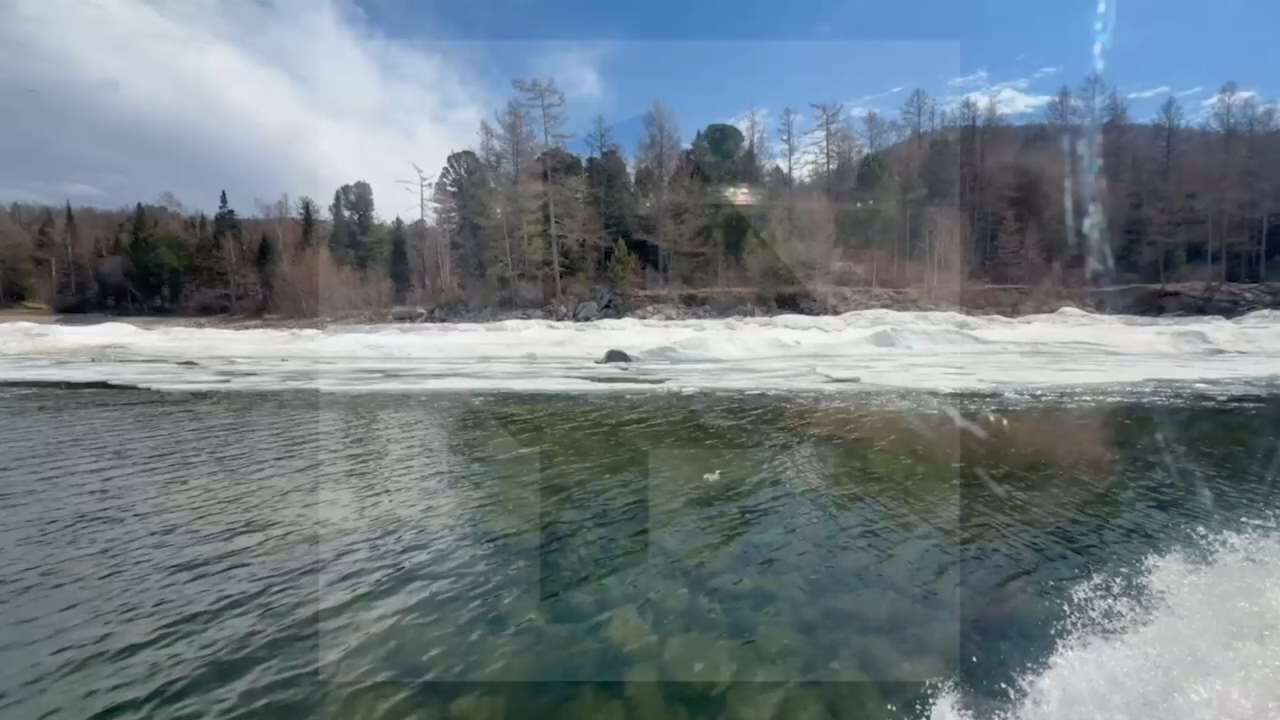
#> input picture data/frames/frame_001.png, 1280 x 720 px; its folder holds 4 pictures in this run; the run also reads 1 picture not shown here
$ python __main__.py   (older library calls are emulated)
#> lines starting #> are read from the running program, lines starting #| are printed output that depends on the picture
### fallflow/frames.py
"""Discovery and loading of frame files.

The whole pipeline is built around one idea: frames live in a single flat
directory and are picked up by a glob, so dropping more frames into it (and
re-running the CLI) extends the sequence without touching any code.
"""

from __future__ import annotations

import re
from pathlib import Path

import cv2
import numpy as np

SUPPORTED_SUFFIXES = (".png", ".jpg", ".jpeg", ".bmp", ".tif", ".tiff")

_NUMBER_RE = re.compile(r"(\d+)")


def natural_key(path: Path) -> tuple:
    """Sort key that orders ``frame_2`` before ``frame_10``."""
    parts: list[tuple[int, object]] = []
    for chunk in _NUMBER_RE.split(path.stem):
        parts.append((0, int(chunk)) if chunk.isdigit() else (1, chunk.lower()))
    return tuple(parts)


def discover_frames(directory: str | Path) -> list[Path]:
    """Return frame files in *directory*, sorted in natural (human) order."""
    directory = Path(directory)
    if not directory.is_dir():
        raise NotADirectoryError(f"no such directory: {directory}")
    files = [
        p
        for p in directory.iterdir()
        if p.is_file() and p.suffix.lower() in SUPPORTED_SUFFIXES
    ]
    return sorted(files, key=natural_key)


def load_gray(path: str | Path, scale: float = 1.0) -> np.ndarray:
    """Load a frame as a float32 grayscale image, optionally downscaled.

    ``scale`` is the resize factor (0 < scale <= 1). Flow vectors are always
    reported in *original* pixel units, so downscaling does not change the
    physical meaning of the result.
    """
    if not 0 < scale <= 1:
        raise ValueError(f"scale must be in (0, 1], got {scale}")
    path = Path(path)
    image = cv2.imread(str(path), cv2.IMREAD_GRAYSCALE)
    if image is None:
        raise OSError(f"cannot read image: {path}")
    if scale < 1.0:
        image = cv2.resize(
            image, None, fx=scale, fy=scale, interpolation=cv2.INTER_AREA
        )
    return image.astype(np.float32) / 255.0


# [16 lines left out: functions load_frames, frame_size, not called in this run]


def frame_quality(path: str | Path) -> dict:
    """Cheap per-frame descriptors: exposure, contrast and sharpness.

    Sharpness is the variance of the Laplacian — it collapses under motion
    blur or defocus, and every optical-flow estimator degrades with it, so it
    doubles as a confidence signal for the flow of that frame.
    """
    image = cv2.imread(str(path), cv2.IMREAD_GRAYSCALE)
    if image is None:
        raise OSError(f"cannot read image: {path}")
    blurred = cv2.GaussianBlur(image, (3, 3), 0)
    return {
        "brightness": float(image.mean()),
        "contrast": float(image.std()),
        "sharpness": float(cv2.Laplacian(blurred, cv2.CV_64F).var()),
    }

### fallflow/flow.py
"""Optical flow computation, serialisation and motion statistics."""

from __future__ import annotations

from dataclasses import dataclass, replace
from pathlib import Path

import cv2
import numpy as np

METHODS = ("farneback", "dis")


@dataclass(frozen=True)
class FlowConfig:
    """Parameters of the dense optical flow estimator.

    ``scale`` downsamples frames before matching (speed vs. detail). Output
    vectors are rescaled back, so flow is always in original-pixel units.
    """

    method: str = "farneback"
    scale: float = 1.0
    blur: int = 0  # gaussian kernel size before matching (0 = off, use odd numbers)

    # Farneback
    pyr_scale: float = 0.5
    levels: int = 3
    winsize: int = 15
    iterations: int = 3
    poly_n: int = 5
    poly_sigma: float = 1.2

    # DIS
    preset: str = "medium"  # ultrafast | fast | medium

    def __post_init__(self) -> None:
        if self.method not in METHODS:
            raise ValueError(f"unknown method {self.method!r}, choose from {METHODS}")
        if not 0 < self.scale <= 1:
            raise ValueError(f"scale must be in (0, 1], got {self.scale}")
        if self.preset not in ("ultrafast", "fast", "medium"):
            raise ValueError(f"unknown DIS preset {self.preset!r}")

    def with_scale(self, scale: float) -> "FlowConfig":
        return replace(self, scale=scale)


# [12 lines left out: functions _dis_preset_code, _create_dis, not called in this run]


def compute_flow(
    prev: np.ndarray, next_frame: np.ndarray, cfg: FlowConfig | None = None
) -> np.ndarray:
    """Dense flow from *prev* to *next_frame* as ``float32[H, W, 2]``.

    Channel 0 is horizontal displacement (x), channel 1 vertical (y), in
    pixels of the original frames.
    """
    cfg = cfg or FlowConfig()
    # both estimators need 8-bit single-channel input
    prev_u8 = _to_uint8(prev)
    next_u8 = _to_uint8(next_frame)
    if cfg.blur:
        k = cfg.blur | 1  # force odd
        prev_u8 = cv2.GaussianBlur(prev_u8, (k, k), 0)
        next_u8 = cv2.GaussianBlur(next_u8, (k, k), 0)
    if prev_u8.shape != next_u8.shape:
        raise ValueError(f"frame size mismatch: {prev_u8.shape} vs {next_u8.shape}")

    if cfg.method == "farneback":
        flow = cv2.calcOpticalFlowFarneback(
            prev_u8,
            next_u8,
            None,
            cfg.pyr_scale,
            cfg.levels,
            cfg.winsize,
            cfg.iterations,
            cfg.poly_n,
            cfg.poly_sigma,
            0,
        )
    else:  # dis
        flow = _create_dis(cfg).calc(prev_u8, next_u8, None)

    flow = flow.astype(np.float32)
    if cfg.scale < 1.0:
        flow /= cfg.scale
    return flow


def _to_uint8(image: np.ndarray) -> np.ndarray:
    """DIS expects uint8; accept float images in [0, 1] or [0, 255]."""
    if image.dtype == np.uint8:
        return image
    image = np.nan_to_num(image, copy=False)
    if image.max(initial=0.0) <= 1.0:
        image = image * 255.0
    return np.clip(image, 0, 255).astype(np.uint8)


def polar(flow: np.ndarray) -> tuple[np.ndarray, np.ndarray]:
    """(magnitude, angle in radians) of a flow field."""
    fx, fy = flow[..., 0], flow[..., 1]
    magnitude, angle = cv2.cartToPolar(fx.astype(np.float32), fy.astype(np.float32))
    return magnitude, angle


def flow_stats(flow: np.ndarray, motion_threshold: float = 1.0) -> dict:
    """Scalar summary of a flow field — handy for spotting the interesting pairs."""
    magnitude, angle = polar(flow)
    flat = magnitude.reshape(-1)
    # circular mean of direction: average of unit vectors, weighted by magnitude
    weight = flat
    total = float(weight.sum())
    if total > 0:
        ux = float(np.sum(np.cos(angle.reshape(-1)) * weight) / total)
        uy = float(np.sum(np.sin(angle.reshape(-1)) * weight) / total)
        mean_direction = float(np.degrees(np.arctan2(uy, ux)))
        coherence = float(np.hypot(ux, uy))  # 1 = all motion in one direction
    else:
        mean_direction, coherence = 0.0, 0.0
    return {
        "mean_magnitude": float(flat.mean()),
        "median_magnitude": float(np.median(flat)),
        "p95_magnitude": float(np.percentile(flat, 95)),
        "max_magnitude": float(flat.max()),
        "moving_pixels_pct": float(100.0 * np.mean(flat > motion_threshold)),
        "mean_direction_deg": mean_direction,
        "direction_coherence": coherence,
        "mean_dx": float(flow[..., 0].mean()),
        "mean_dy": float(flow[..., 1].mean()),
    }


def global_shift(
    prev: np.ndarray, next_frame: np.ndarray, max_side: int = 640
) -> dict:
    """Dominant whole-frame translation via phase correlation.

    Independent of the dense estimators: it is one number for the whole frame,
    it cannot be fooled by texture noise the way a per-pixel field can, and it
    does not saturate at large displacements the way Farneback does. Cheap
    (a couple of ms), so it is worth keeping next to the dense flow.
    """
    a, b = _to_uint8(prev), _to_uint8(next_frame)
    h, w = a.shape[:2]
    k = min(1.0, max_side / float(max(h, w)))
    if k < 1.0:
        a = cv2.resize(a, None, fx=k, fy=k, interpolation=cv2.INTER_AREA)
        b = cv2.resize(b, None, fx=k, fy=k, interpolation=cv2.INTER_AREA)
    a = cv2.GaussianBlur(a, (5, 5), 0).astype(np.float32)
    b = cv2.GaussianBlur(b, (5, 5), 0).astype(np.float32)
    window = cv2.createHanningWindow((a.shape[1], a.shape[0]), cv2.CV_32F)
    (dx, dy), response = cv2.phaseCorrelate(a, b, window)
    dx, dy = dx / k, dy / k  # back to original pixels
    return {
        "shift_x": float(dx),
        "shift_y": float(dy),
        "shift_magnitude": float(np.hypot(dx, dy)),
        "shift_response": float(response),
    }


def save_flow(path: str | Path, flow: np.ndarray) -> Path:
    path = Path(path)
    path.parent.mkdir(parents=True, exist_ok=True)
    np.save(path, flow.astype(np.float32))
    return path


def load_flow(path: str | Path) -> np.ndarray:
    return np.load(Path(path)).astype(np.float32)

### fallflow/visualize.py
"""Colour-coding and overlays so a flow field can actually be looked at."""

from __future__ import annotations

import cv2
import numpy as np

from .flow import polar


def flow_to_bgr(
    flow: np.ndarray, max_magnitude: float | None = None, brightness: int = 255
) -> np.ndarray:
    """Standard HSV colour wheel: hue = direction, value = magnitude.

    If ``max_magnitude`` is None the field is normalised to its own maximum,
    which makes every image colourful but hides absolute speed differences.
    Pass a fixed value to compare frames against each other.
    """
    magnitude, angle = polar(flow)
    value = magnitude / max_magnitude if max_magnitude else cv2.normalize(
        magnitude, None, 0, 1, cv2.NORM_MINMAX
    )
    value = np.clip(value, 0, 1) * (brightness / 255.0)

    hsv = np.zeros((*magnitude.shape, 3), np.uint8)
    hsv[..., 0] = np.rint(np.degrees(angle) / 2.0).astype(np.uint8)  # hue 0..179
    hsv[..., 1] = 255
    hsv[..., 2] = np.rint(value * 255).astype(np.uint8)
    return cv2.cvtColor(hsv, cv2.COLOR_HSV2BGR)


# [96 lines left out: functions draw_arrows, side_by_side, montage, _to_uint8, not called in this run]

### fallflow/__main__.py
"""CLI: compute dense optical flow for a directory of frames.

    python -m fallflow --frames data/frames --out outputs

Run it again after dropping more frames into the directory: pairs that are
already computed are skipped, only the new ones are processed.
"""

from __future__ import annotations

import argparse
import csv
import hashlib
import json
import sys
import time
from pathlib import Path

import cv2
import numpy as np

from . import __version__
from .flow import (
    FlowConfig,
    compute_flow,
    flow_stats,
    global_shift,
    load_flow,
    polar,
    save_flow,
)
from .frames import discover_frames, frame_quality, load_gray
from .visualize import draw_arrows, flow_to_bgr, montage

DEFAULT_FRAMES = "data/frames"
DEFAULT_OUT = "outputs"

STAT_FIELDS = (
    "mean_magnitude",
    "shift_magnitude",
    "shift_x",
    "shift_y",
    "shift_response",
    "t_from", "t_to", "dt_s", "speed_px_s", "shift_speed_px_s",
    "median_magnitude",
    "p95_magnitude",
    "max_magnitude",
    "moving_pixels_pct",
    "mean_direction_deg",
    "direction_coherence",
    "mean_dx",
    "mean_dy",
)


def build_parser() -> argparse.ArgumentParser:
    p = argparse.ArgumentParser(
        prog="python -m fallflow",
        description="Dense optical flow over a sequence of frames.",
        formatter_class=argparse.ArgumentDefaultsHelpFormatter,
    )
    p.add_argument("--frames", default=DEFAULT_FRAMES, help="directory with frames")
    p.add_argument("--out", default=DEFAULT_OUT, help="output directory")
    p.add_argument(
        "--method",
        default="farneback",
        choices=["farneback", "dis"],
        help="flow estimator",
    )
    p.add_argument(
        "--scale",
        type=float,
        default=1.0,
        help="downscale factor before matching (flow is rescaled back)",
    )
    p.add_argument(
        "--levels",
        type=int,
        default=3,
        help="Farneback pyramid levels (more = larger displacements)",
    )
    p.add_argument(
        "--winsize",
        type=int,
        default=15,
        help="Farneback averaging window (odd, larger = smoother/robuster)",
    )
    p.add_argument(
        "--iterations", type=int, default=3, help="Farneback iterations per level"
    )
    p.add_argument(
        "--blur",
        type=int,
        default=0,
        help="gaussian blur kernel before matching (odd, 0 = off)",
    )
    p.add_argument(
        "--fps",
        type=float,
        default=0.0,
        help="source frame rate (0 = unknown): adds seconds and px/s columns",
    )
    p.add_argument(
        "--stride", type=int, default=1, help="compare frame i with i+stride"
    )
    p.add_argument("--limit", type=int, default=0, help="max number of pairs (0 = all)")
    p.add_argument(
        "--arrow-step", type=int, default=0, help="also save arrow overlay (grid step)"
    )
    p.add_argument(
        "--max-magnitude",
        type=float,
        default=0.0,
        help="fixed colour scale for HSV images (0 = auto per pair)",
    )
    p.add_argument(
        "--viz-normalize",
        choices=["max", "p99", "p95"],
        default="p99",
        help="auto colour scale: by max magnitude or a percentile (brighter)",
    )
    p.add_argument(
        "--montage",
        action="store_true",
        help="also build a contact sheet of all visualisations",
    )
    p.add_argument("--montage-cols", type=int, default=5, help="columns in the montage")
    p.add_argument(
        "--no-frame-quality",
        action="store_true",
        help="skip the per-frame exposure/contrast/sharpness dump",
    )
    p.add_argument("--no-flow", action="store_true", help="do not save .npy fields")
    p.add_argument("--no-viz", action="store_true", help="do not save visualisations")
    p.add_argument(
        "--overwrite", action="store_true", help="recompute already computed pairs"
    )
    p.add_argument("--dry-run", action="store_true", help="only list what would run")
    p.add_argument("--quiet", action="store_true", help="less console output")
    p.add_argument("--version", action="version", version=f"fallflow {__version__}")
    return p


PERCENTILES = {"p99": 99, "p95": 95}


def with_timing(record: dict, i: int, j: int, fps: float) -> dict:
    """Add seconds and px/s columns when the frame rate is known."""
    if fps and fps > 0:
        dt = (j - i) / fps
        record["dt_s"] = dt
        record["t_from"] = (i - 1) / fps
        record["t_to"] = (j - 1) / fps
        record["speed_px_s"] = record["mean_magnitude"] / dt
        record["shift_speed_px_s"] = record.get("shift_magnitude", 0.0) / dt
    return record


def _colour_scale(flow: np.ndarray, args) -> float | None:
    """Value mapped to full brightness in the HSV image (None = OpenCV auto/max)."""
    if args.max_magnitude:
        return args.max_magnitude
    if args.viz_normalize == "max":
        return None
    magnitude = polar(flow)[0]
    value = float(np.percentile(magnitude, PERCENTILES[args.viz_normalize]))
    return value or None


def pair_name(i: int, j: int) -> str:
    return f"flow_{i:04d}_{j:04d}"


def file_md5(path: Path, chunk: int = 1 << 20) -> str:
    h = hashlib.md5()
    with path.open("rb") as fh:
        for block in iter(lambda: fh.read(chunk), b""):
            h.update(block)
    return h.hexdigest()


def warn_duplicates(paths: list[Path], log) -> None:
    seen: dict[str, list[int]] = {}
    for idx, path in enumerate(paths, start=1):
        seen.setdefault(file_md5(path), []).append(idx)
    dupes = {h: idxs for h, idxs in seen.items() if len(idxs) > 1}
    if not dupes:
        return
    log("! identical frames detected (zero flow between them):")
    for idxs in dupes.values():
        log(f"    frames {idxs}")


def main(argv: list[str] | None = None) -> int:
    args = build_parser().parse_args(argv)

    def log(*msg: object) -> None:
        if not args.quiet:
            print(*msg, flush=True)

    frames_dir = Path(args.frames)
    out_dir = Path(args.out)
    flow_dir = out_dir / "flow"
    viz_dir = out_dir / "viz"

    paths = discover_frames(frames_dir)
    if len(paths) < 2:
        print(f"need at least 2 frames in {frames_dir}, found {len(paths)}", file=sys.stderr)
        return 1

    stride = max(1, args.stride)
    pairs = [(i, i + stride) for i in range(1, len(paths) - stride + 1)]
    if args.limit:
        pairs = pairs[: args.limit]

    log(f"frames      : {len(paths)} in {frames_dir}")
    log(f"pairs       : {len(pairs)} (stride {stride})")
    log(f"method      : {args.method} @ scale {args.scale}")
    if args.fps:
        log(f"timing      : {args.fps:g} fps -> {len(paths) / args.fps:.2f}s of video")

    if args.dry_run:
        for i, j in pairs:
            log(f"  {pair_name(i, j)}: {paths[i - 1].name} -> {paths[j - 1].name}")
        return 0

    warn_duplicates(paths, log)

    cfg = FlowConfig(
        method=args.method,
        scale=args.scale,
        blur=args.blur,
        levels=args.levels,
        winsize=args.winsize | 1,
        iterations=args.iterations,
    )
    if args.method == "farneback":
        log(f"params      : levels={cfg.levels} winsize={cfg.winsize} iterations={cfg.iterations}")
    if args.blur:
        log(f"blur        : {args.blur | 1}x{args.blur | 1}")
    stats_dir = out_dir / "stats"
    rows: list[dict] = []
    started = time.perf_counter()
    skipped = 0

    for n, (i, j) in enumerate(pairs, start=1):
        name = pair_name(i, j)
        flow_path = flow_dir / f"{name}.npy"
        viz_path = viz_dir / f"{name}.png"
        stats_path = stats_dir / f"{name}.json"
        done = (
            (args.no_flow or flow_path.exists())
            and (args.no_viz or viz_path.exists())
            and stats_path.exists()  # stats are needed for the report
        )
        if done and not args.overwrite:
            skipped += 1
            continue

        prev = load_gray(paths[i - 1], cfg.scale)
        curr = load_gray(paths[j - 1], cfg.scale)
        flow = compute_flow(prev, curr, cfg)
        stats = flow_stats(flow)
#> in polar, `magnitude, angle = cv2.cartToPolar(fx.astype(np.float32), fy.astype(np..`:
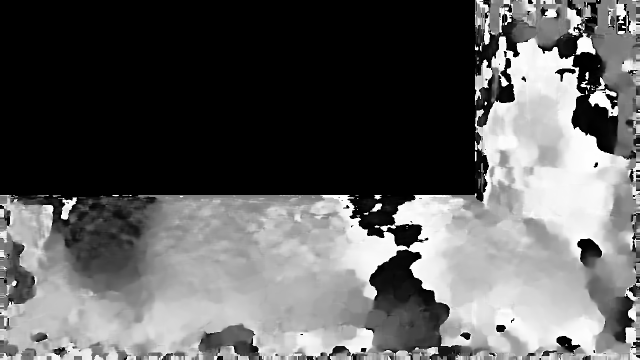
#> angle: shape (720, 1280) float32 (shown at 1/2 size); min 0, max 6.28, mean 2.34; drawn with min black and max white
#> in flow_stats, `total = float(weight.sum())`: total = 111.6
#> in flow_stats, `ux = float(np.sum(np.cos(angle.reshape(-1)) * weight) / total)`: ux = -0.0732
#> in flow_stats, `uy = float(np.sum(np.sin(angle.reshape(-1)) * weight) / total)`: uy = -0.0932
#> in flow_stats, `mean_direction = float(np.degrees(np.arctan2(uy, ux)))`: mean_direction = -128.2
#> in flow_stats, `coherence = float(np.hypot(ux, uy))`: coherence = 0.119
#> stats = 9 items

        if not args.no_flow:
            save_flow(flow_path, flow)
        if not args.no_viz:
            viz_dir.mkdir(parents=True, exist_ok=True)
            cv2.imwrite(str(viz_path), flow_to_bgr(flow, _colour_scale(flow, args)))
#> in _colour_scale, `value = float(np.percentile(magnitude, PERCENTILES[args.viz_normalize]))`: value = 0.000851
#> in flow_to_bgr, `value = np.clip(value, 0, 1) * (brightness / 255.0)`:
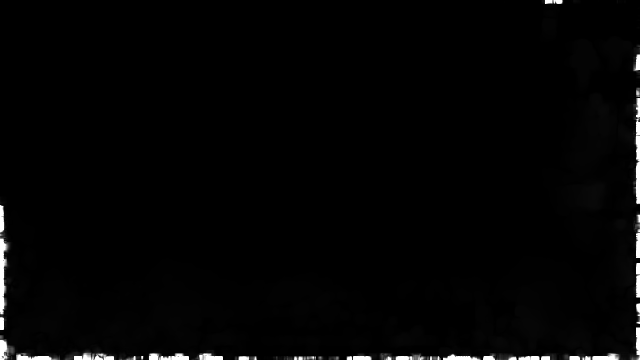
#> value: shape (720, 1280) float32 (shown at 1/2 size); min 0, max 1, mean 0.0167
#> in flow_to_bgr, `hsv[..., 0] = np.rint(np.degrees(angle) / 2.0).astype(np.uint8)`:
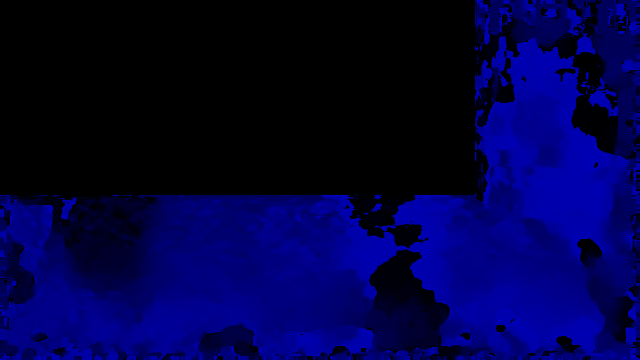
#> hsv: shape (720, 1280, 3) (shown at 1/2 size); mean of channels 0, 1, 2 66.9, 0, 0; drawn as B, G, R
#> in flow_to_bgr, `hsv[..., 1] = 255`:
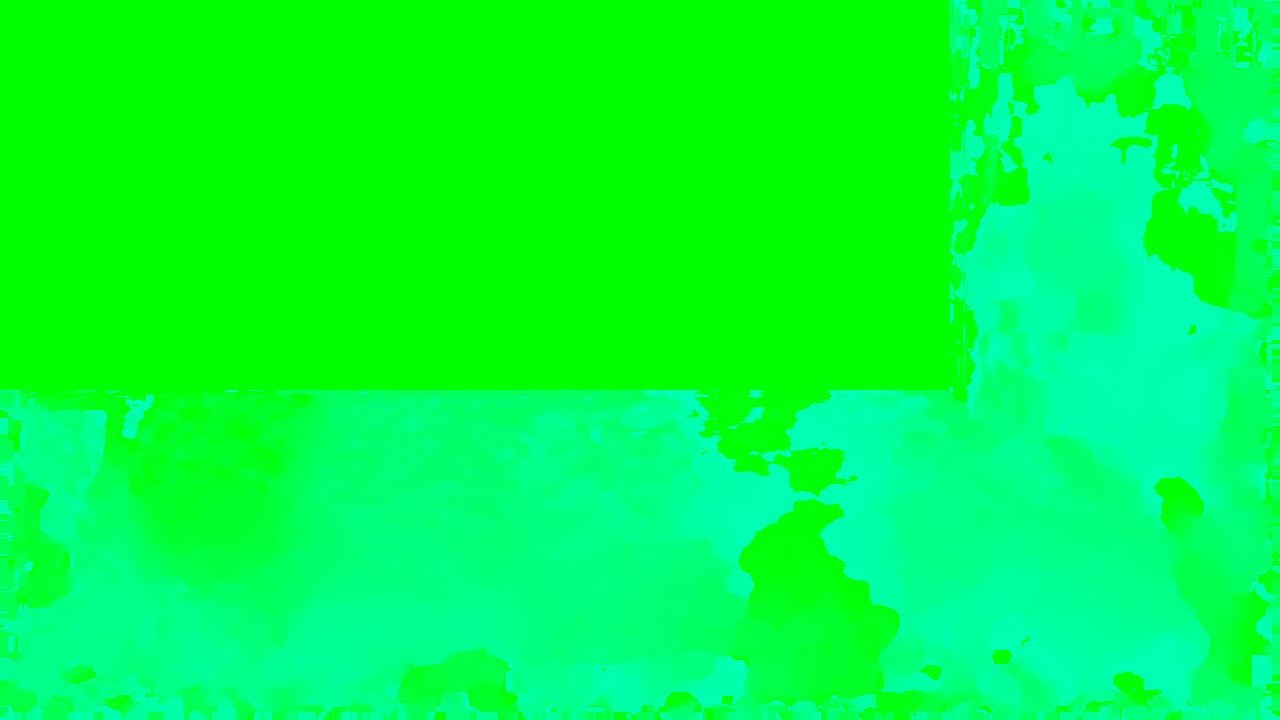
#> hsv: shape (720, 1280, 3); mean of channels 0, 1, 2 66.9, 255, 0; drawn as B, G, R
#> (the rest of the program and of its run is left out)
